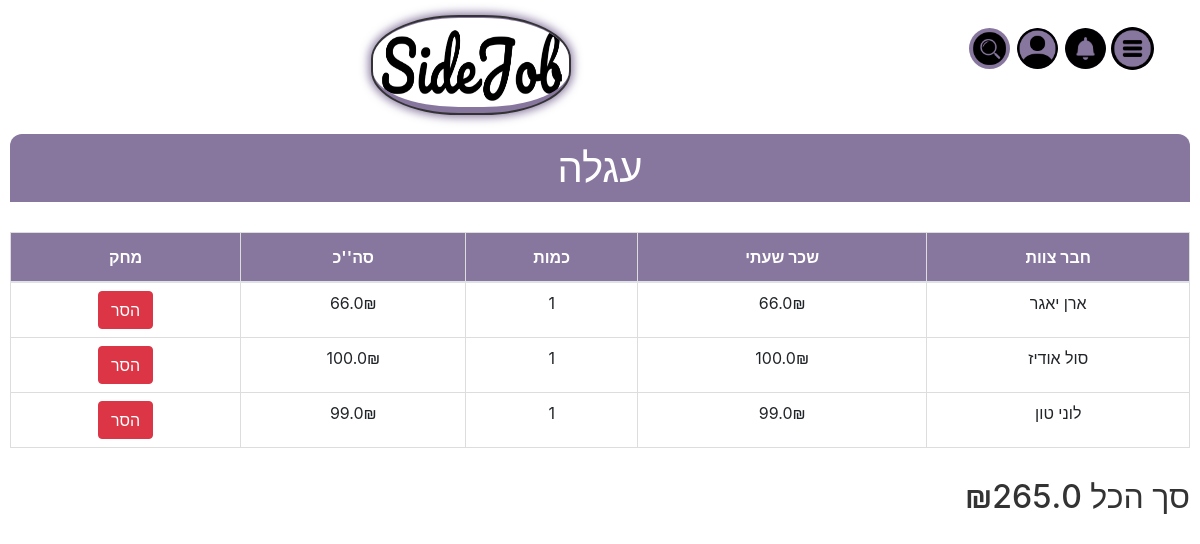
The page /cart (signed in) on the database its author committed.
### app.py (models this page shows)
class CartItem(db.Model):
    id = db.Column(db.Integer, primary_key=True)
    user_id = db.Column(db.Integer, db.ForeignKey('user.id'), nullable=False)
    user = db.relationship('User', backref=db.backref('cart_items', lazy=True))
    crew_member_id = db.Column(db.Integer, db.ForeignKey('crew_member.id'), nullable=False)
    crew_member = db.relationship('CrewMember', backref=db.backref('in_carts', lazy=True))
    quantity = db.Column(db.Integer, nullable=False)

class CrewMember(db.Model):
    id = db.Column(db.Integer, primary_key=True)
    user_id = db.Column(db.Integer, db.ForeignKey('user.id'), nullable=False)
    user = db.relationship('User', back_populates='crew_member')
    name = db.Column(db.String(100), nullable=False)
    description = db.Column(db.String(300), nullable=True)
    hourly_fee = db.Column(db.Float, nullable=False)
    profile_picture = db.Column(db.String(100), nullable=False)
    star_rating = db.Column(db.Integer, nullable=False)
    available = db.Column(db.Boolean, default=True)

### app.py (the view)
@app.route('/cart', methods=['GET', 'POST'])
def cart():
    if 'user_id' not in session:
        return redirect(url_for('login'))
    user = User.query.get(session['user_id'])
    cart_crew_members = user.cart_items
    total = sum([item.crew_member.hourly_fee * item.quantity for item in cart_crew_members])
    return render_template('cart.html', cart_crew_members=cart_crew_members, total=total)

### templates/cart.html (shortened to what this page needs)
{% extends 'base.html' %}
{% block content %}
  <h1>עגלה</h1>
  <table class="table">
    <thead>
      <tr>
        <th scope="col">מחק</th>
        <th scope="col">סה''כ</th>
        <th scope="col">כמות</th>
        <th scope="col">שכר שעתי</th>
        <th scope="col">חבר צוות</th>
      </tr>
    </thead>
    <tbody>
      {% for cart_crew_member in cart_crew_members %}
        <tr>
          <td><a href="{{ url_for('unhire_crew_member', crew_member_id=cart_crew_member.crew_member.id) }}" class="btn btn-danger">הסר</a></td>
          <td>{{ cart_crew_member.crew_member.hourly_fee * cart_crew_member.quantity }}₪</td>
          <td>{{ cart_crew_member.quantity }}</td>
          <td>{{ cart_crew_member.crew_member.hourly_fee }}₪</td>
          <td>{{ cart_crew_member.crew_member.name }}</td>
        </tr>
      {% endfor %}
    </tbody>
  </table>
  <h3>סך הכל ₪{{ total }}</h3>
{% endblock %}

### templates/base.html (shortened to what this page needs)
<!DOCTYPE html>
<html lang="en">
<head>
    <link rel="stylesheet" href="https://maxcdn.bootstrapcdn.com/bootstrap/4.5.2/css/bootstrap.min.css">
    <link rel="stylesheet" href="https://cdn.jsdelivr.net/npm/flatpickr/dist/flatpickr.min.css">
</head>
<body>
  <header>
    {% with notifications = get_flashed_messages() %}
      <a onclick="toggleNotifications()"><img src="{{ url_for('static', filename='notify.png') }}" alt="nav" class="notification-button"></a>
    {% endwith %}
    <div class="container-fluid d-flex justify-content-end">
      <div class="navbar">
        <a onclick="toggleNav()"><img src="{{ url_for('static', filename='navbaar.jpg.png') }}" alt="nav" class="openbtn"></a>
      </div>
      <a href="{{ url_for('index') }}"><img src="{{ url_for('static', filename='logo.jpeg') }}" alt="Logo" class="logo" style="width: 200px; height: 100px;"></a>
      <a href="{{ url_for('edit_user') }}"><img src="{{ url_for('static', filename='profile.png') }}" alt="user profile" class="user-profile"></a>
      <a href="#"><img src="{{ url_for('static', filename='search.jpg') }}" alt="search" class="search"></a>
    </div>
  </header>
    <main>
      {% block content %}
      {% endblock %}
    </main>
</body>
</html>

### templates/base.html (style rules this page uses)
body { padding: 0vw; margin: 10px; box-sizing: border-box; padding-top: 50px; }
.logo { display: block; margin: 0 auto; position: absolute; margin-top: -69px; margin-left: 33%; border-radius: 44%; border: 2px solid #333; object-fit: fill; transform: translateX(-600%); width: 200px; height: 100px; box-shadow: 0px 0px 10px 2px #87779F; padding-bottom: 6px; background: #87779F; padding-top: 1px; }
.navbar { position: fixed; top: 15px; right: 5px; z-index: 1; }
.openbtn { font-size: 25px; cursor: pointer; transition: background-color 0.3s ease; text-align: center; margin: 4px 25px; border-radius: 8%; height: 43px; background: #87779F; border-radius: 50%; }
.notification-button { display: inline-block; margin: 31px -6px; height: 41px; cursor: pointer; text-align: center; transition: background-color 0.3s ease; position: fixed; top: -3px; right: 100px; z-index: 1000; background: #87779F; border-radius: 50%; }
.user-profile { display: inline-block; margin: 31px -6px; height: 41px; cursor: pointer; text-align: center; transition: background-color 0.3s ease; position: fixed; top: -3px; right: 148px; z-index: 1000; background: #87779F; border-radius: 50%; }
.search { display: inline-block; height: 41px; cursor: pointer; text-align: center; transition: background-color 0.3s ease; position: fixed; top: 28px; right: 190px; z-index: 1000; background: #87779F; border-radius: 50%; }

### templates/cart.html (style rules this page uses)
h1 { padding: 10px 25px; margin-top: 50px; background: #87779F; color: #fff; border-radius: 12px 12px 0 0; text-align: center; }
.table { width: 100%; margin-top: 30px; border-collapse: collapse; }
.table th, .table td { border: 1px solid #ddd; padding: 8px; text-align: center; }
.table th { padding-top: 12px; padding-bottom: 12px; text-align: center; background-color: #87779F; color: white; }
.table .btn-danger { color: #fff; background-color: #dc3545; border-color: #dc3545; }
h3 { color: #333; font-size: 2em; text-align: right; margin-top: 30px; }

### rows shown on the page
CartItem: crew_member "66.0", quantity "1", crew_member.hourly_fee "66.0", crew_member.name "ארן יאגר"
CartItem: crew_member "100.0", quantity "1", crew_member.hourly_fee "100.0", crew_member.name "סול אודיז"
CartItem: crew_member "99.0", quantity "1", crew_member.hourly_fee "99.0", crew_member.name "לוני טון"

### other values the page prints
{{ total }} "265.0"
